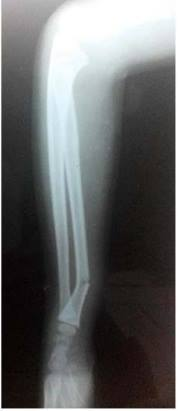
%> input picture image.jpg, 178 x 411 px
$ octave 'DIP Final Project.m'   (GNU Octave 9; MATLAB toolbox functions it lacks are replaced by stand-ins)
%> lines starting %> are read from the running program, lines starting %| are printed output that depends on the picture


I = imread('image.jpg');
%> I is the input picture: size 411x178x3 uint8; mean R, G, B 98.6, 99.4, 99.6
grayimage=rgb2gray(I);
%ad=imadjust(grayimage,[0.1,0.9],[0.0,1.0]);
ad=imadjust(grayimage);
%filtered2=fspecial('average',[3 3]);
%filtered=imfilter(grayimage,filtered2);
filtered=imnoise(ad,'salt & pepper',0);
% [5 lines of commented-out code are left out]

SE=strel('disk',3);
%filtered=imopen(grayimage,SE);

erosion=imerode(filtered,SE);
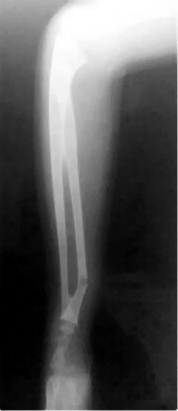
%> erosion: size 411x178 uint8; min 0, max 255, mean 84.1
dilation=imdilate(filtered,SE);
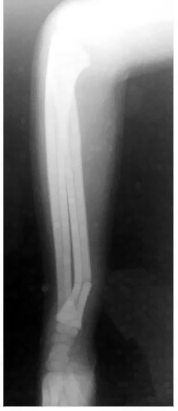
%> dilation: size 411x178 uint8; min 0, max 255, mean 106.2
diff=dilation-erosion;
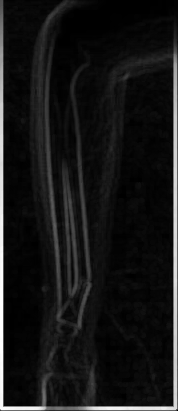
%> diff: size 411x178 uint8; min 0, max 254, mean 22.1
%image_dilate_diff=dilation-grayimage;
%image_erode_diff=erosion-grayimage;
gradient_image=filtered-diff;
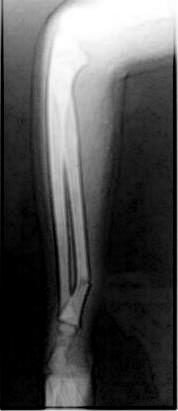
%> gradient_image: size 411x178 uint8; min 0, max 255, mean 76.7
SE2=strel('diamond',3);
new_dilation=imdilate(gradient_image,SE2);
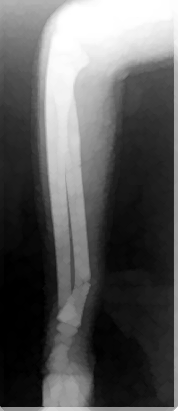
%> new_dilation: size 411x178 uint8; min 0, max 255, mean 89.9

c=edge(new_dilation,'sobel');
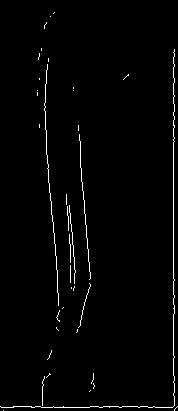
%> c: size 411x178 logical; 1.8% white in thin lines or dots
figure(1);
imshow(c);

c2=edge(new_dilation,'prewitt');
%> c2: size 411x178 logical; 1.7% white in thin lines or dots
figure(2);
imshow(c2);


c3=edge(new_dilation,'canny',0.2);
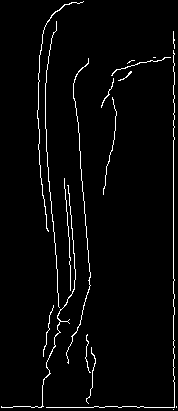
%> c3: size 411x178 logical; 3.1% white in thin lines or dots
figure(3);
imshow(c3);
